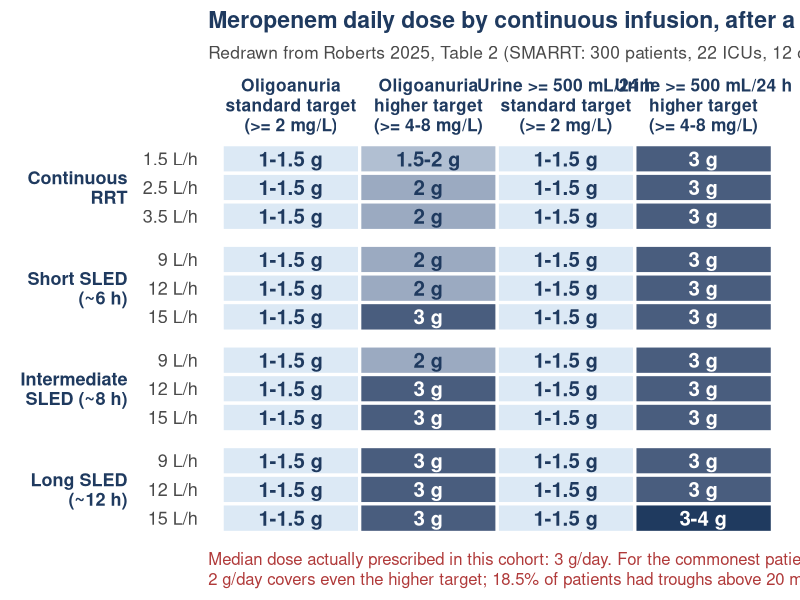

Reproduce this figure in R.
# =============================================================================
# RRT slide. Meropenem dosing nomogram, redrawn from Roberts 2025
# (Intensive Care Med 51:1628-1640, doi 10.1007/s00134-025-08067-w), Table 2.
# SMARRT: 300 patients, 22 ICUs, 12 countries; population PK + Monte Carlo.
# Every dose below is transcribed from the published Table 2 (open access,
# CC BY). Merged cells in the original are expanded here to the intensities
# they cover; no value is interpolated.
#   Standard target: steady-state unbound >= 2 mg/L  (100% fT>MIC, 4xMIC Enterobacterales)
#   Higher target:   steady-state unbound >= 4-8 mg/L (empirical / 4xMIC P. aeruginosa)
#   Toxicity threshold used by the authors: 45 mg/L.
#   All regimens are continuous infusion after a 1 g loading dose over 30 min.
# Context (same paper): median prescribed daily dose in the cohort was 3 g;
#   for the commonest patient (anuric, CRRT 1.5-2 L/h) 2 g/day CI suffices even
#   for the higher target; 18.5% of meropenem patients had trough > 20 mg/L and
#   1.5% > 45 mg/L. Trough below the breakpoint in only 1.3%.
# =============================================================================
suppressPackageStartupMessages({library(dplyr); library(ggplot2); library(tidyr)})
col_blue <- "#1f77b4"; col_grey <- "#9aa3ad"; col_navy <- "#1f3a5f"; col_dark <- "#4a4a4a"; col_red <- "#b03a3a"

d <- tribble(
  ~modality,                 ~intensity, ~urine,       ~target,   ~dose,              ~mid,
  # ---- Continuous RRT ----
  "Continuous RRT",          "1.5 L/h",  "Oligoanuria", "Standard", "1-1.5 g",  1.25,
  "Continuous RRT",          "2.5 L/h",  "Oligoanuria", "Standard", "1-1.5 g",  1.25,
  "Continuous RRT",          "3.5 L/h",  "Oligoanuria", "Standard", "1-1.5 g",  1.25,
  "Continuous RRT",          "1.5 L/h",  "Oligoanuria", "Higher",   "1.5-2 g",  1.75,
  "Continuous RRT",          "2.5 L/h",  "Oligoanuria", "Higher",   "2 g",      2.00,
  "Continuous RRT",          "3.5 L/h",  "Oligoanuria", "Higher",   "2 g",      2.00,
  "Continuous RRT",          "1.5 L/h",  "UO >= 500",   "Standard", "1-1.5 g",  1.25,
  "Continuous RRT",          "2.5 L/h",  "UO >= 500",   "Standard", "1-1.5 g",  1.25,
  "Continuous RRT",          "3.5 L/h",  "UO >= 500",   "Standard", "1-1.5 g",  1.25,
  "Continuous RRT",          "1.5 L/h",  "UO >= 500",   "Higher",   "3 g",      3.00,
  "Continuous RRT",          "2.5 L/h",  "UO >= 500",   "Higher",   "3 g",      3.00,
  "Continuous RRT",          "3.5 L/h",  "UO >= 500",   "Higher",   "3 g",      3.00,
  # ---- Short SLED (~6 h) ----
  "Short SLED (~6 h)",       "9 L/h",    "Oligoanuria", "Standard", "1-1.5 g",  1.25,
  "Short SLED (~6 h)",       "12 L/h",   "Oligoanuria", "Standard", "1-1.5 g",  1.25,
  "Short SLED (~6 h)",       "15 L/h",   "Oligoanuria", "Standard", "1-1.5 g",  1.25,
  "Short SLED (~6 h)",       "9 L/h",    "Oligoanuria", "Higher",   "2 g",      2.00,
  "Short SLED (~6 h)",       "12 L/h",   "Oligoanuria", "Higher",   "2 g",      2.00,
  "Short SLED (~6 h)",       "15 L/h",   "Oligoanuria", "Higher",   "3 g",      3.00,
  "Short SLED (~6 h)",       "9 L/h",    "UO >= 500",   "Standard", "1-1.5 g",  1.25,
  "Short SLED (~6 h)",       "12 L/h",   "UO >= 500",   "Standard", "1-1.5 g",  1.25,
  "Short SLED (~6 h)",       "15 L/h",   "UO >= 500",   "Standard", "1-1.5 g",  1.25,
  "Short SLED (~6 h)",       "9 L/h",    "UO >= 500",   "Higher",   "3 g",      3.00,
  "Short SLED (~6 h)",       "12 L/h",   "UO >= 500",   "Higher",   "3 g",      3.00,
  "Short SLED (~6 h)",       "15 L/h",   "UO >= 500",   "Higher",   "3 g",      3.00,
  # ---- Intermediate SLED (~8 h) ----
  "Intermediate SLED (~8 h)","9 L/h",    "Oligoanuria", "Standard", "1-1.5 g",  1.25,
  "Intermediate SLED (~8 h)","12 L/h",   "Oligoanuria", "Standard", "1-1.5 g",  1.25,
  "Intermediate SLED (~8 h)","15 L/h",   "Oligoanuria", "Standard", "1-1.5 g",  1.25,
  "Intermediate SLED (~8 h)","9 L/h",    "Oligoanuria", "Higher",   "2 g",      2.00,
  "Intermediate SLED (~8 h)","12 L/h",   "Oligoanuria", "Higher",   "3 g",      3.00,
  "Intermediate SLED (~8 h)","15 L/h",   "Oligoanuria", "Higher",   "3 g",      3.00,
  "Intermediate SLED (~8 h)","9 L/h",    "UO >= 500",   "Standard", "1-1.5 g",  1.25,
  "Intermediate SLED (~8 h)","12 L/h",   "UO >= 500",   "Standard", "1-1.5 g",  1.25,
  "Intermediate SLED (~8 h)","15 L/h",   "UO >= 500",   "Standard", "1-1.5 g",  1.25,
  "Intermediate SLED (~8 h)","9 L/h",    "UO >= 500",   "Higher",   "3 g",      3.00,
  "Intermediate SLED (~8 h)","12 L/h",   "UO >= 500",   "Higher",   "3 g",      3.00,
  "Intermediate SLED (~8 h)","15 L/h",   "UO >= 500",   "Higher",   "3 g",      3.00,
  # ---- Long SLED (~12 h) ----
  "Long SLED (~12 h)",       "9 L/h",    "Oligoanuria", "Standard", "1-1.5 g",  1.25,
  "Long SLED (~12 h)",       "12 L/h",   "Oligoanuria", "Standard", "1-1.5 g",  1.25,
  "Long SLED (~12 h)",       "15 L/h",   "Oligoanuria", "Standard", "1-1.5 g",  1.25,
  "Long SLED (~12 h)",       "9 L/h",    "Oligoanuria", "Higher",   "3 g",      3.00,
  "Long SLED (~12 h)",       "12 L/h",   "Oligoanuria", "Higher",   "3 g",      3.00,
  "Long SLED (~12 h)",       "15 L/h",   "Oligoanuria", "Higher",   "3 g",      3.00,
  "Long SLED (~12 h)",       "9 L/h",    "UO >= 500",   "Standard", "1-1.5 g",  1.25,
  "Long SLED (~12 h)",       "12 L/h",   "UO >= 500",   "Standard", "1-1.5 g",  1.25,
  "Long SLED (~12 h)",       "15 L/h",   "UO >= 500",   "Standard", "1-1.5 g",  1.25,
  "Long SLED (~12 h)",       "9 L/h",    "UO >= 500",   "Higher",   "3 g",      3.00,
  "Long SLED (~12 h)",       "12 L/h",   "UO >= 500",   "Higher",   "3 g",      3.00,
  "Long SLED (~12 h)",       "15 L/h",   "UO >= 500",   "Higher",   "3-4 g",    3.50)

stopifnot(nrow(d) == 48)
mods <- c("Continuous\nRRT", "Short SLED\n(~6 h)", "Intermediate\nSLED (~8 h)", "Long SLED\n(~12 h)")
d <- d |>
  mutate(modality = factor(recode(modality, "Continuous RRT" = "Continuous\nRRT", "Short SLED (~6 h)" = "Short SLED\n(~6 h)", "Intermediate SLED (~8 h)" = "Intermediate\nSLED (~8 h)", "Long SLED (~12 h)" = "Long SLED\n(~12 h)"), mods),
         col = factor(paste0(urine, "\n", target),
                      c("Oligoanuria\nStandard", "Oligoanuria\nHigher", "UO >= 500\nStandard", "UO >= 500\nHigher")))

d <- d |> mutate(intensity = factor(intensity, rev(c("1.5 L/h","2.5 L/h","3.5 L/h","9 L/h","12 L/h","15 L/h"))))

p <- ggplot(d, aes(col, intensity, fill = mid)) +
  geom_tile(color = "white", linewidth = 1.1) +
  geom_text(aes(label = dose, color = mid > 2.4), fontface = "bold", size = 5.2) +
  facet_grid(modality ~ ., scales = "free_y", space = "free_y", switch = "y") +
  scale_fill_gradient(low = "#dce9f5", high = col_navy, guide = "none") +
  scale_color_manual(values = c(`TRUE` = "white", `FALSE` = col_navy), guide = "none") +
  scale_x_discrete(position = "top",
                   labels = c("Oligoanuria\nstandard target\n(>= 2 mg/L)", "Oligoanuria\nhigher target\n(>= 4-8 mg/L)",
                              "Urine >= 500 mL/24 h\nstandard target\n(>= 2 mg/L)", "Urine >= 500 mL/24 h\nhigher target\n(>= 4-8 mg/L)")) +
  labs(x = NULL, y = NULL,
       title = "Meropenem daily dose by continuous infusion, after a 1 g loading dose",
       subtitle = "Redrawn from Roberts 2025, Table 2 (SMARRT: 300 patients, 22 ICUs, 12 countries)",
       caption = "Median dose actually prescribed in this cohort: 3 g/day. For the commonest patient (anuric, CRRT 1.5-2 L/h)\n2 g/day covers even the higher target; 18.5% of patients had troughs above 20 mg/L.") +
  theme_minimal(base_size = 17) +
  theme(panel.grid = element_blank(), panel.spacing.y = unit(0.45, "lines"),
        strip.placement = "outside",
        strip.text.y.left = element_text(angle = 0, hjust = 1, face = "bold", color = col_navy, size = 13, lineheight = 0.9),
        axis.text.x.top = element_text(size = 12.5, lineheight = 0.95, color = col_navy, face = "bold"),
        axis.text.y = element_text(size = 13, color = col_dark),
        plot.title = element_text(face = "bold", color = col_navy, size = 16.5),
        plot.subtitle = element_text(color = col_dark, size = 12.5),
        plot.caption = element_text(hjust = 0, size = 12, color = col_red, lineheight = 1.0, margin = margin(t = 12)),
        plot.margin = margin(8, 10, 8, 8))
ggsave("figures/rrt_meropenem_nomogram.png", p, width = 13, height = 6.8, dpi = 300, bg = "white")
